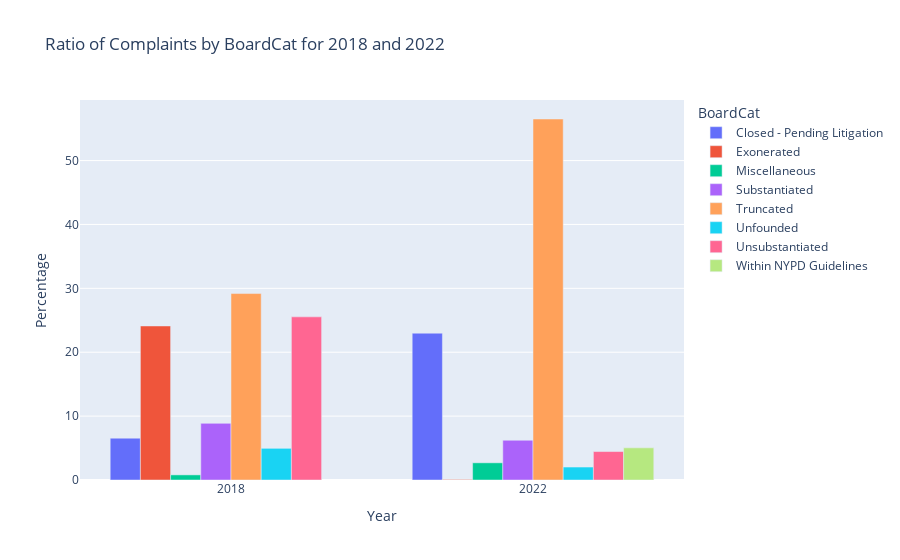

Source (notebook cell):
### Code cell
#Trying the bar chart again

fig6 = px.bar(
    grouped_complaints_selected_years,
    x="Year",
    y="Percentage",
    color="BoardCat", 
    barmode="group",   
    title="Ratio of Complaints by BoardCat for 2018 and 2022"
)

fig6.show()

### Figure 1 — Plotly figure (JSON) as saved in the notebook; plotly's stock layout.template omitted (floating-point values rounded to 4 significant figures)
{"data": [{"alignmentgroup": "True", "hovertemplate": "BoardCat=Closed - Pending Litigation<br>Year=%{x}<br>Percentage=%{y}<extra></extra>", "legendgroup": "Closed - Pending Litigation", "marker": {"color": "#636efa", "pattern": {"shape": ""}}, "name": "Closed - Pending Litigation", "offsetgroup": "Closed - Pending Litigation", "orientation": "v", "showlegend": true, "textposition": "auto", "type": "bar", "x": [2018, 2022], "xaxis": "x", "y": [6.547, 22.98], "yaxis": "y"}, {"alignmentgroup": "True", "hovertemplate": "BoardCat=Exonerated<br>Year=%{x}<br>Percentage=%{y}<extra></extra>", "legendgroup": "Exonerated", "marker": {"color": "#EF553B", "pattern": {"shape": ""}}, "name": "Exonerated", "offsetgroup": "Exonerated", "orientation": "v", "showlegend": true, "textposition": "auto", "type": "bar", "x": [2018, 2022], "xaxis": "x", "y": [24.11, 0.08822], "yaxis": "y"}, {"alignmentgroup": "True", "hovertemplate": "BoardCat=Miscellaneous<br>Year=%{x}<br>Percentage=%{y}<extra></extra>", "legendgroup": "Miscellaneous", "marker": {"color": "#00cc96", "pattern": {"shape": ""}}, "name": "Miscellaneous", "offsetgroup": "Miscellaneous", "orientation": "v", "showlegend": true, "textposition": "auto", "type": "bar", "x": [2018, 2022], "xaxis": "x", "y": [0.8002, 2.691], "yaxis": "y"}, {"alignmentgroup": "True", "hovertemplate": "BoardCat=Substantiated<br>Year=%{x}<br>Percentage=%{y}<extra></extra>", "legendgroup": "Substantiated", "marker": {"color": "#ab63fa", "pattern": {"shape": ""}}, "name": "Substantiated", "offsetgroup": "Substantiated", "orientation": "v", "showlegend": true, "textposition": "auto", "type": "bar", "x": [2018, 2022], "xaxis": "x", "y": [8.865, 6.22], "yaxis": "y"}, {"alignmentgroup": "True", "hovertemplate": "BoardCat=Truncated<br>Year=%{x}<br>Percentage=%{y}<extra></extra>", "legendgroup": "Truncated", "marker": {"color": "#FFA15A", "pattern": {"shape": ""}}, "name": "Truncated", "offsetgroup": "Truncated", "orientation": "v", "showlegend": true, "textposition": "auto", "type": "bar", "x": [2018, 2022], "xaxis": "x", "y": [29.18, 56.51], "yaxis": "y"}, {"alignmentgroup": "True", "hovertemplate": "BoardCat=Unfounded<br>Year=%{x}<br>Percentage=%{y}<extra></extra>", "legendgroup": "Unfounded", "marker": {"color": "#19d3f3", "pattern": {"shape": ""}}, "name": "Unfounded", "offsetgroup": "Unfounded", "orientation": "v", "showlegend": true, "textposition": "auto", "type": "bar", "x": [2018, 2022], "xaxis": "x", "y": [4.957, 2.029], "yaxis": "y"}, {"alignmentgroup": "True", "hovertemplate": "BoardCat=Unsubstantiated<br>Year=%{x}<br>Percentage=%{y}<extra></extra>", "legendgroup": "Unsubstantiated", "marker": {"color": "#FF6692", "pattern": {"shape": ""}}, "name": "Unsubstantiated", "offsetgroup": "Unsubstantiated", "orientation": "v", "showlegend": true, "textposition": "auto", "type": "bar", "x": [2018, 2022], "xaxis": "x", "y": [25.54, 4.455], "yaxis": "y"}, {"alignmentgroup": "True", "hovertemplate": "BoardCat=Within NYPD Guidelines<br>Year=%{x}<br>Percentage=%{y}<extra></extra>", "legendgroup": "Within NYPD Guidelines", "marker": {"color": "#B6E880", "pattern": {"shape": ""}}, "name": "Within NYPD Guidelines", "offsetgroup": "Within NYPD Guidelines", "orientation": "v", "showlegend": true, "textposition": "auto", "type": "bar", "x": [2022], "xaxis": "x", "y": [5.029], "yaxis": "y"}], "layout": {"barmode": "group", "legend": {"title": {"text": "BoardCat"}, "tracegroupgap": 0}, "title": {"text": "Ratio of Complaints by BoardCat for 2018 and 2022"}, "xaxis": {"anchor": "y", "domain": [0, 1], "title": {"text": "Year"}}, "yaxis": {"anchor": "x", "domain": [0, 1], "title": {"text": "Percentage"}}}}
